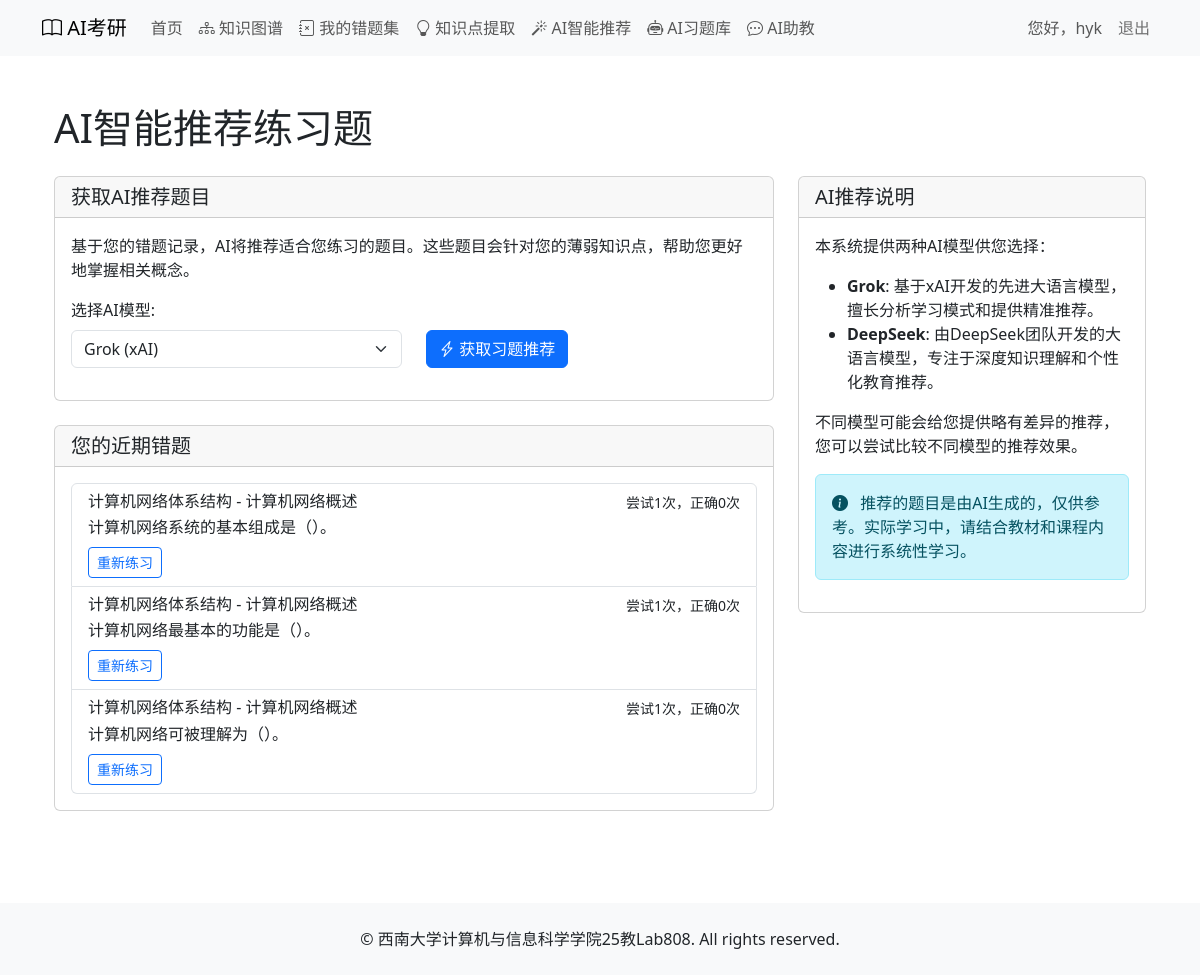
The page /courses/ai_recommend/ (signed in) on the database as committed earlier.
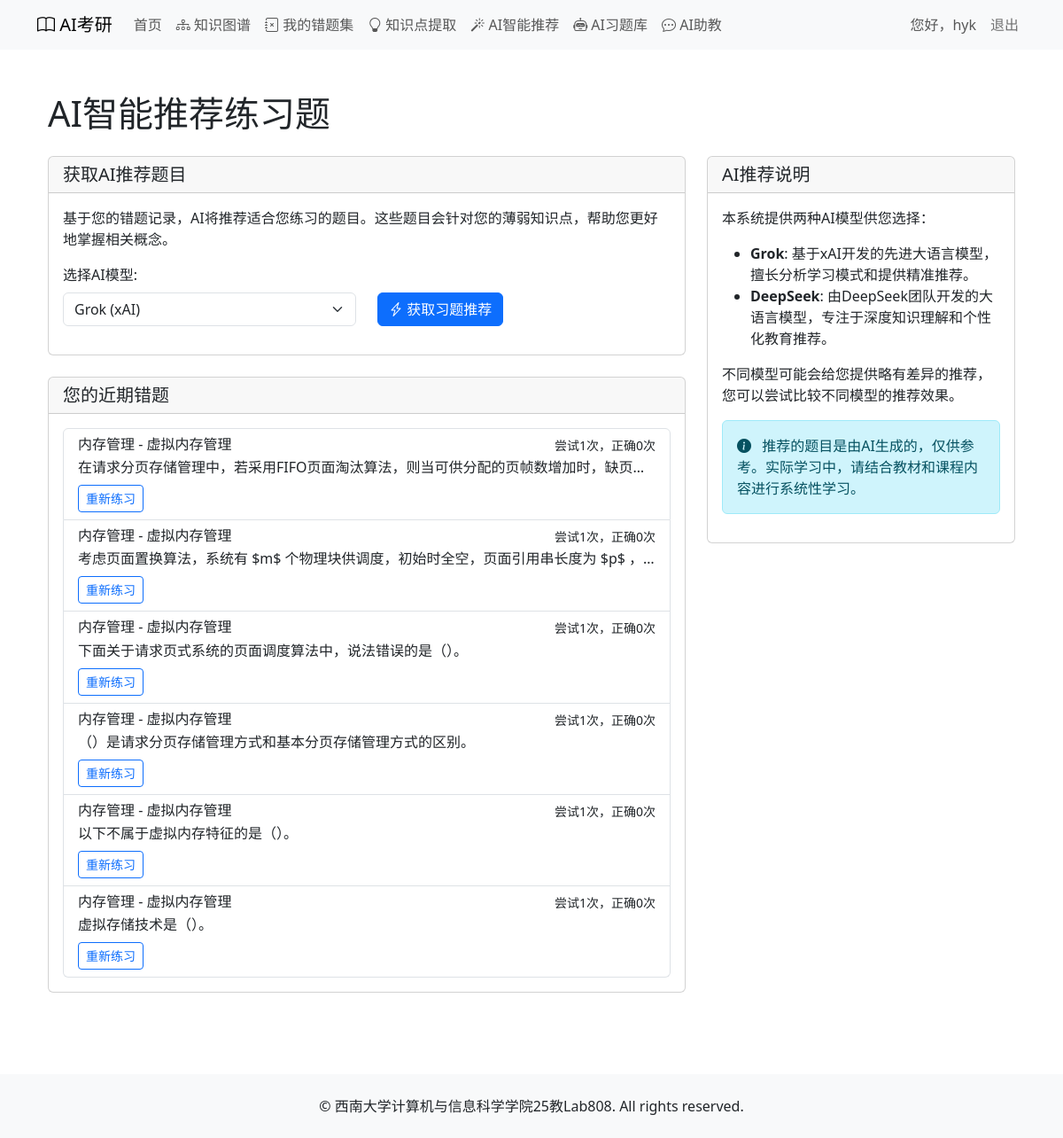
The same page on the database as committed later.
### courses/models.py (models this page shows, shortened)
class UserMistakeCollection(models.Model):
    user = models.ForeignKey(User, on_delete=models.CASCADE, related_name='mistake_collections', verbose_name='用户')
    exercise = models.ForeignKey(Exercise, on_delete=models.CASCADE, related_name='in_mistake_collections', verbose_name='习题')
    added_at = models.DateTimeField(auto_now_add=True, verbose_name='添加时间')
    last_attempt_at = models.DateTimeField(null=True, blank=True, verbose_name='最后一次尝试时间')
    attempt_count = models.IntegerField(default=0, verbose_name='尝试次数')
    correct_count = models.IntegerField(default=0, verbose_name='正确次数')
    last_wrong_answer = models.CharField(max_length=200, blank=True, null=True, verbose_name='最近一次错误答案')
    notes = models.TextField(blank=True, verbose_name='笔记')
    class Meta:
        verbose_name = '用户错题集'
        verbose_name_plural = verbose_name
        unique_together = ['user', 'exercise']
        ordering = ['-added_at']

class Exercise(models.Model):
    TYPES = (
        ('single', '单项选择题'),
        ('multiple', '多项选择题'),
        ('comprehensive', '综合题'),
    )
    section = models.ForeignKey(Section, on_delete=models.CASCADE, related_name='exercises', verbose_name='所属小节')
    type = models.CharField(max_length=20, choices=TYPES, verbose_name='题目类型')
    number = models.CharField(max_length=10, verbose_name='题号')  # 如01, 02等
    content = models.TextField(verbose_name='题目内容')
    options = models.JSONField(null=True, blank=True, verbose_name='选项')  # 用于选择题的选项
    answer = models.CharField(max_length=200, verbose_name='答案')
    explanation = models.TextField(verbose_name='解析')
    order = models.IntegerField(default=0, verbose_name='排序')
    knowledge_points = models.ManyToManyField(Knowledge, through='ExerciseKnowledge', related_name='related_exercises', verbose_name='相关知识点')
    class Meta:
        verbose_name = '习题'
        verbose_name_plural = verbose_name
        ordering = ['order', 'number']

class Section(models.Model):
    SECTION_TYPES = (
        ('content', '内容小节'),
        ('introduction', '章节介绍'),
        ('summary', '章节小结'),
        ('faq', '常见问题/疑难点'),
        ('other', '其他'),
    )
    chapter = models.ForeignKey(Chapter, on_delete=models.CASCADE, related_name='sections', verbose_name='所属章节')
    number = models.CharField(max_length=10, verbose_name='小节号')  # 如1.1, 1.2等
    title = models.CharField(max_length=200, verbose_name='小节标题')
    section_type = models.CharField(max_length=20, choices=SECTION_TYPES, default='content', verbose_name='小节类型')
    content = models.TextField(blank=True, verbose_name='小节内容 (Markdown)')
    class Meta:
        verbose_name = '小节'
        verbose_name_plural = verbose_name
        ordering = ['number']

class Chapter(models.Model):
    book = models.ForeignKey(Book, on_delete=models.CASCADE, related_name='chapters', verbose_name='所属书籍')
    number = models.IntegerField(verbose_name='章节号')
    title = models.CharField(max_length=200, verbose_name='章节标题')
    introduction = models.TextField(blank=True, verbose_name='章节介绍')
    class Meta:
        verbose_name = '章节'
        verbose_name_plural = verbose_name
        ordering = ['number']

### courses/views.py (the view)
# urls.py: path('ai_recommend/', views.ai_recommend_exercises, name='ai_recommend'),
@login_required
def ai_recommend_exercises(request):
    context = {}
    mistakes = UserMistakeCollection.objects.filter(
        user=request.user
    ).select_related(
        'exercise', 'exercise__section', 'exercise__section__chapter'
    ).order_by('-added_at')[:10]
    knowledge_stats = get_user_knowledge_weakness(request.user)
    selected_model = request.GET.get('model', CURRENT_MODEL)
    if selected_model not in ['grok', 'deepseek']:
        selected_model = CURRENT_MODEL
    context.update({
        'mistakes': mistakes,
        'knowledge_stats': knowledge_stats,
        'selected_model': selected_model
    })
    return render(request, 'courses/ai_recommend.html', context)

### courses/views.py (called while the page is built)
def get_user_knowledge_weakness(user):
    mistake_exercises = UserMistakeCollection.objects.filter(
        user=user
    ).values_list('exercise_id', flat=True)
    knowledge_weak_areas = ExerciseKnowledge.objects.filter(
        exercise_id__in=mistake_exercises
    ).values(
        'knowledge__id',
        'knowledge__title',
        'knowledge__section__title',
        'knowledge__section__chapter__title',
        'knowledge__section__chapter__book__title'
    ).annotate(
        frequency=Count('knowledge__id')
    ).order_by('-frequency')
    return knowledge_weak_areas

### courses/templates/courses/ai_recommend.html (shortened to what this page needs)
{% extends 'courses/base.html' %}
{% load static %}
{% block content %}
<div class="container mt-4">
    <h1 class="mb-4">AI智能推荐练习题</h1>
    <div class="row">
        <div class="col-md-8">
            <div class="card mb-4">
                <div class="card-header d-flex justify-content-between align-items-center">
                    <h5 class="mb-0">获取AI推荐题目</h5>
                </div>
                <div class="card-body">
                    <p>基于您的错题记录，AI将推荐适合您练习的题目。这些题目会针对您的薄弱知识点，帮助您更好地掌握相关概念。</p>
                    <div class="row">
                        <div class="col-md-6 mb-3">
                            <label for="modelSelect" class="form-label">选择AI模型:</label>
                            <select class="form-select" id="modelSelect" name="model_type">
                                <option value="grok" selected>Grok (xAI)</option>
                            </select>
                        </div>
                        <div class="col-md-6 d-flex align-items-end mb-3">
                            <button type="button" class="btn btn-primary" id="recommendAsyncButton">
                                <i class="bi bi-lightning-charge"></i> 获取习题推荐
                            </button>
                        </div>
                    </div>
                </div>
            </div>
            <div class="card">
                <div class="card-header">
                    <h5 class="mb-0">您的近期错题</h5>
                </div>
                <div class="card-body">
                    {% if mistakes %}
                        <div class="list-group">
                            {% for mistake in mistakes %}
                                <div class="list-group-item">
                                    <div class="d-flex w-100 justify-content-between">
                                        <h6 class="mb-1">{{ mistake.exercise.section.chapter.title }} - {{ mistake.exercise.section.title }}</h6>
                                        <small>尝试{{ mistake.attempt_count }}次，正确{{ mistake.correct_count }}次</small>
                                    </div>
                                    <p class="mb-1 text-truncate">{{ mistake.exercise.content|striptags|truncatechars:100 }}</p>
                                    <small>
                                        <a href="{% url 'courses:section_exercises' mistake.exercise.section.id %}#exercise-{{ mistake.exercise.id }}" class="btn btn-sm btn-outline-primary mt-1">重新练习</a>
                                    </small>
                                </div>
                            {% endfor %}
                        </div>
                    {% else %}
                        <div class="alert alert-info">
                            您目前没有错题记录。开始做题，系统将自动记录错题，帮助您进行分析。
                        </div>
                    {% endif %}
                </div>
            </div>
        </div>
        <div class="col-md-4">
            <div class="card">
                <div class="card-header">
                    <h5 class="card-title mb-0">AI推荐说明</h5>
                </div>
                <div class="card-body">
                    <p>本系统提供两种AI模型供您选择：</p>
                    <ul>
                        <li><strong>Grok</strong>: 基于xAI开发的先进大语言模型，擅长分析学习模式和提供精准推荐。</li>
                        <li><strong>DeepSeek</strong>: 由DeepSeek团队开发的大语言模型，专注于深度知识理解和个性化教育推荐。</li>
                    </ul>
                    <p>不同模型可能会给您提供略有差异的推荐，您可以尝试比较不同模型的推荐效果。</p>
                    <div class="alert alert-info mt-3">
                        <i class="bi bi-info-circle-fill me-2"></i>
                        推荐的题目是由AI生成的，仅供参考。实际学习中，请结合教材和课程内容进行系统性学习。
                    </div>
                </div>
            </div>
        </div>
    </div>
</div>
{% endblock %}

### courses/templates/courses/base.html (shortened to what this page needs)
<!DOCTYPE html>
<html lang="zh-hans">
<head>
    <link href="https://cdn.bootcdn.net/ajax/libs/twitter-bootstrap/5.3.0/css/bootstrap.min.css" rel="stylesheet">
    <link href="https://cdn.bootcdn.net/ajax/libs/bootstrap-icons/1.10.0/font/bootstrap-icons.min.css" rel="stylesheet">
</head>
<body>
    <nav class="navbar navbar-expand-lg navbar-light bg-light">
        <div class="container">
            <a class="navbar-brand" href="{% url 'courses:index' %}">
                <i class="bi bi-book"></i> AI考研
            </a>
            <div class="collapse navbar-collapse" id="navbarNav">
                <ul class="navbar-nav">
                    <li class="nav-item">
                        <a class="nav-link" href="{% url 'courses:index' %}">首页</a>
                    </li>
                    {% if user.is_authenticated %}
                    <li class="nav-item">
                        <a class="nav-link" href="{% url 'courses:knowledge_graph' %}" target="_blank">
                            <i class="bi bi-diagram-3"></i> 知识图谱
                        </a>
                    </li>
                    <li class="nav-item">
                        <a class="nav-link" href="{% url 'courses:mistake_collection' %}" target="_blank">
                            <i class="bi bi-journal-x"></i> 我的错题集
                        </a>
                    </li>
                    <li class="nav-item">
                        <a class="nav-link" href="{% url 'courses:extract_knowledge' %}" target="_blank">
                            <i class="bi bi-lightbulb"></i> 知识点提取
                        </a>
                    </li>
                    <li class="nav-item">
                        <a class="nav-link" href="{% url 'courses:ai_recommend' %}" target="_blank">
                            <i class="bi bi-magic"></i> AI智能推荐
                        </a>
                    </li>
                    <li class="nav-item">
                        <a class="nav-link" href="{% url 'courses:my_ai_exercises' %}" target="_blank">
                            <i class="bi bi-robot"></i> AI习题库
                        </a>
                    </li>
                    <li class="nav-item">
                        <a class="nav-link" href="#" id="ai-assistant-btn">
                            <i class="bi bi-chat-dots"></i> AI助教
                        </a>
                    </li>
                    {% endif %}
                </ul>
                <ul class="navbar-nav ms-auto">
                    {% if user.is_authenticated %}
                    <li class="nav-item">
                        <span class="nav-link">您好，{{ user.username }}</span>
                    </li>
                    <li class="nav-item">
                        <form method="post" action="{% url 'logout' %}" class="d-inline">
                            <button type="submit" class="btn btn-link nav-link">退出</button>
                        </form>
                    </li>
                    {% endif %}
                </ul>
            </div>
        </div>
    </nav>
    <main class="container py-4">
        {% block content %}
        {% endblock %}
    </main>
    <footer class="bg-light py-4 mt-5">
        <div class="container text-center">
            <p class="mb-0">© 西南大学计算机与信息科学学院25教Lab808. All rights reserved.</p>
        </div>
    </footer>
</body>
</html>

### courses/templates/courses/base.html (style rules this page uses)
.card { transition: transform 0.2s; margin-bottom: 20px; }
.btn-link.nav-link { padding: 0.5rem 1rem; background: none; border: none; text-decoration: none; color: rgba(0,0,0,.55); cursor: pointer; }

Rows that differ between the two databases and show on the page:
removed UserMistakeCollection: exercise.section.chapter "计算机网络体系结构", exercise.section "计算机网络概述", attempt_count "1", correct_count "0", exercise.content "计算机网络系统的基本组成是（）。"
removed UserMistakeCollection: exercise.section.chapter "计算机网络体系结构", exercise.section "计算机网络概述", attempt_count "1", correct_count "0", exercise.content "计算机网络最基本的功能是（）。"
removed UserMistakeCollection: exercise.section.chapter "计算机网络体系结构", exercise.section "计算机网络概述", attempt_count "1", correct_count "0", exercise.content "计算机网络可被理解为（）。"
added UserMistakeCollection: exercise.section.chapter "内存管理", exercise.section "虚拟内存管理", attempt_count "1", correct_count "0", exercise.content "在请求分页存储管理中，若采用FIFO页面淘汰算法，则当可供分配的页帧数增加时，缺页…"
added UserMistakeCollection: exercise.section.chapter "内存管理", exercise.section "虚拟内存管理", attempt_count "1", correct_count "0", exercise.content "考虑页面置换算法，系统有 $m$ 个物理块供调度，初始时全空，页面引用串长度为 $p$ ，…"
added UserMistakeCollection: exercise.section.chapter "内存管理", exercise.section "虚拟内存管理", attempt_count "1", correct_count "0", exercise.content "下面关于请求页式系统的页面调度算法中，说法错误的是（）。"
added UserMistakeCollection: exercise.section.chapter "内存管理", exercise.section "虚拟内存管理", attempt_count "1", correct_count "0", exercise.content "（）是请求分页存储管理方式和基本分页存储管理方式的区别。"
added UserMistakeCollection: exercise.section.chapter "内存管理", exercise.section "虚拟内存管理", attempt_count "1", correct_count "0", exercise.content "以下不属于虚拟内存特征的是（）。"
added UserMistakeCollection: exercise.section.chapter "内存管理", exercise.section "虚拟内存管理", attempt_count "1", correct_count "0", exercise.content "虚拟存储技术是（）。"
